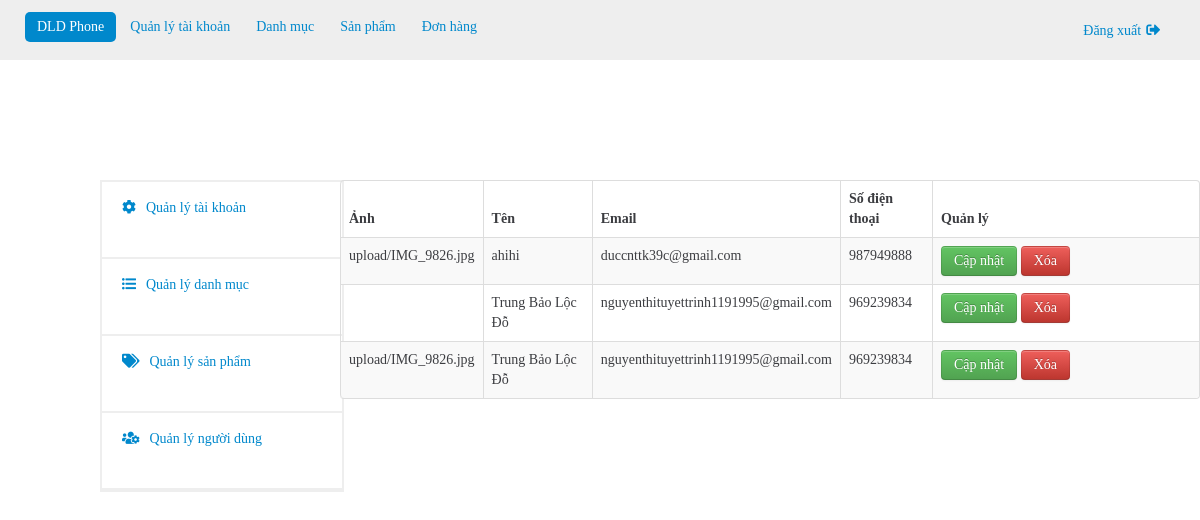
/admin/user-index.php, run on the app's committed database.
### tables this page shows
CREATE TABLE `users` (
  `id` int(11) NOT NULL,
  `username` varchar(55) NOT NULL,
  `password` varchar(55) NOT NULL,
  `fullname` varchar(100) NOT NULL,
  `avatar` varchar(255) NOT NULL,
  `address` varchar(255) NOT NULL,
  `phone` varchar(15) NOT NULL,
  `email` varchar(255) NOT NULL,
  `group` tinyint(1) NOT NULL,
  `status` tinyint(1) NOT NULL
);

### admin/user-index.php (the view, shortened to what this page needs)
<?php  include_once'blocks/header.php'?>
<?php include_once'blocks/sidebar-left.php' ?>
            <div class="information">
                <div class="info container">
                    <div class="row">
                        <table class="table table-striped table-bordered">
              	<thead>
	                <tr>
	                	<th>Ảnh</th>
	                  	<th>Tên</th>
	                  	<th>Email</th>
	                  	<th>Số điện thoại</th>
	                  	<th>Quản lý</th>
	                </tr>
              	</thead>
              	<tbody>
              	<?php
			   	$conn = Database::connect();
			   	$sql = "SELECT * FROM users";
				$results = mysqli_query($conn, $sql);
				if ($results->num_rows > 0) {
				    while($row = $results->fetch_assoc()) {
				        echo '<tr>';
				       	echo '<td>'.$row['avatar'].'</td>';
					   	echo '<td>'. $row['fullname'] . '</td>';
					   	echo '<td>'. $row['email'] . '</td>';
					   	echo '<td>'. $row['phone'] . '</td>';
					   	echo '<td width=250>';
					   	echo '<a class="btn btn-success" href="user-update.php?id='.$row['id'].'">Cập nhật</a>';
					   	echo '<a class="btn btn-danger" href="user-delete.php?id='.$row['id'].'">Xóa</a>';
					   	echo '</td>';
					   	echo '</tr>';
				    }
				} else {
				    echo "0 results";
				}
			  	?>
			      </tbody>
            </table>
                    </div>
                </div>
            </div>
        </div>
    </div>
</body>
</html>

### admin/css/style.css (style rules this page uses)
* { margin: 0; padding: 0; }
body { font-family: SourceSansPro !important; font-size: 14px; color: #3c3d41; background-color: #fff; line-height: 22px; }
.info.container { width: 100%; padding-left: 0; }
.information { width: 70%; float: right; height: 500px; }

### data on the page
users: avatar "upload/IMG_9826.jpg", fullname "ahihi", email "duccnttk39c@gmail.com", phone "987949888"
users: fullname "Trung Bảo Lộc Đỗ", email "nguyenthituyettrinh1191995@gmail.com", phone "969239834"
users: avatar "upload/IMG_9826.jpg", fullname "Trung Bảo Lộc Đỗ", email "nguyenthituyettrinh1191995@gmail.com", phone "969239834"
